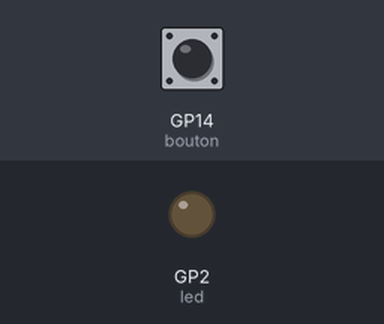
This program was run on a simulated Raspberry Pi Pico running MicroPython. Parts: output pins drawn as LEDs (lit = HIGH). Dashed ring = blinking. The test bench sets the inputs (shaded band); at power-on: GP14 (bouton) LOW.

Above: at 1.2 s.
1.3 s: GP14 (bouton) pulled HIGH for 3.2 s
At 4.8 s:
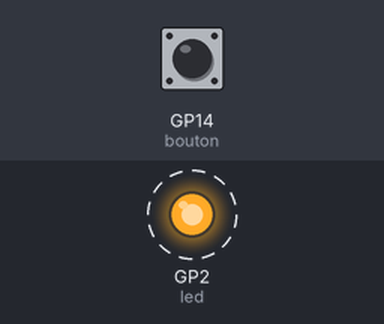
6.0 s: GP14 (bouton) pulled HIGH for 0.15 s
At 7.3 s:
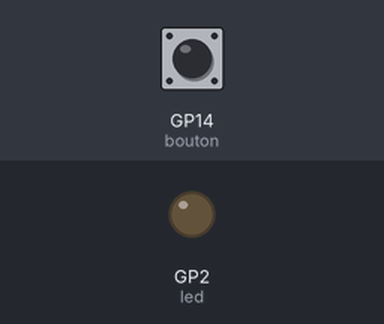
Timing chart, 0 to 9.0 s (numbered marks = the images above; inputs shaded):
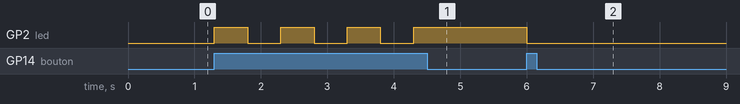

The program:

allumage_led_avec_bouton.py
```python
"""
Auteur : Marc-Antoine BUCHET
Date : 18 juillet 2022

BUT :
Contrôler l'allumage d'une LED externe à l'aide d'un bouton poussoir.

Attention, la LED devra être mise en série avec une résistance
de l'ordre d'une centaine d'ohm sous peine de la griller dans le
cas contraire.
"""

# Imports :
from machine import Pin
import time

# Paramétrage des pins :
pin_led = 2
led = Pin(pin_led, Pin.OUT)

pin_bouton = 14
bouton = Pin(pin_bouton, Pin.IN, Pin.PULL_DOWN)

while True:
    if bouton.value():
        led.toggle()
        time.sleep(0.5)
```

Measured:
- after the input at 1.3 s, GP2 (led): alternates HIGH for 0.50 s and LOW for 0.50 s, 7 changes in all, then stays HIGH, starting at once
- after the input at 6.0 s, GP2 (led): HIGH → LOW at once
